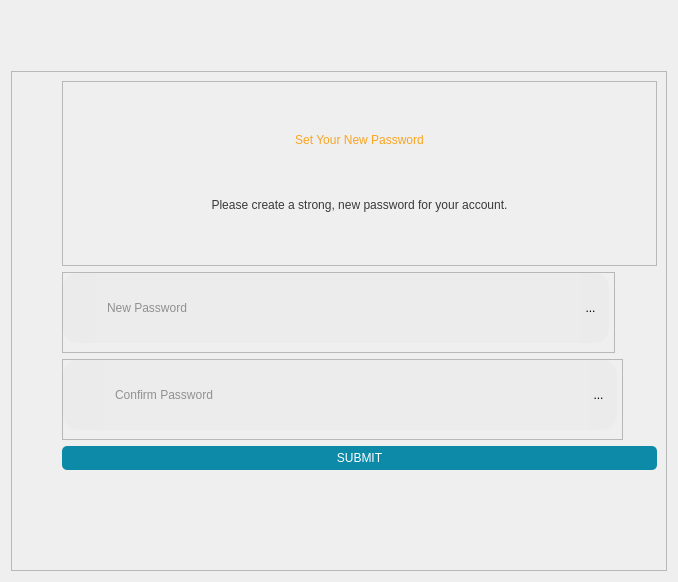
        <widget class="QWidget" name="newPassword">
         <layout class="QVBoxLayout" name="verticalLayout_13">
          <item alignment="Qt::AlignRight|Qt::AlignTop">
           <widget class="QPushButton" name="closeBtn">
            <property name="styleSheet">
             <string notr="true">#closeBtn{
	background:transparent;
	border:none;
}</string>
            </property>
            <property name="text">
             <string/>
            </property>
            <property name="icon">
             <iconset resource="../resource.qrc">
              <normaloff>:/Icons/Icons/close.png</normaloff>:/Icons/Icons/close.png</iconset>
            </property>
            <property name="iconSize">
             <size>
              <width>40</width>
              <height>40</height>
             </size>
            </property>
           </widget>
          </item>
          <item>
           <spacer name="verticalSpacer">
            <property name="orientation">
             <enum>Qt::Vertical</enum>
            </property>
            <property name="sizeHint" stdset="0">
             <size>
              <width>20</width>
              <height>40</height>
             </size>
            </property>
           </spacer>
          </item>
          <item>
           <widget class="QFrame" name="frame_13">
            <property name="sizePolicy">
             <sizepolicy hsizetype="Preferred" vsizetype="Fixed">
              <horstretch>0</horstretch>
              <verstretch>0</verstretch>
             </sizepolicy>
            </property>
            <property name="minimumSize">
             <size>
              <width>0</width>
              <height>500</height>
             </size>
            </property>
            <property name="styleSheet">
             <string notr="true">QLineEdit{
	border-radius:none;
	background-color:#ECECEC;
	font: 63 15pt &quot;Montserrat SemiBold&quot;;
	color:rgb(54,54,54);
	padding-left:10px;
}</string>
            </property>
            <property name="frameShape">
             <enum>QFrame::StyledPanel</enum>
            </property>
            <property name="frameShadow">
             <enum>QFrame::Raised</enum>
            </property>
            <layout class="QVBoxLayout" name="verticalLayout_12">
             <property name="leftMargin">
              <number>50</number>
             </property>
             <property name="bottomMargin">
              <number>100</number>
             </property>
             <item>
              <widget class="QFrame" name="frame_16">
               <property name="maximumSize">
                <size>
                 <width>598</width>
                 <height>16777215</height>
                </size>
               </property>
               <property name="frameShape">
                <enum>QFrame::StyledPanel</enum>
               </property>
               <property name="frameShadow">
                <enum>QFrame::Raised</enum>
               </property>
               <layout class="QVBoxLayout" name="verticalLayout_14">
                <property name="spacing">
                 <number>0</number>
                </property>
                <property name="leftMargin">
                 <number>0</number>
                </property>
                <property name="topMargin">
                 <number>0</number>
                </property>
                <property name="rightMargin">
                 <number>0</number>
                </property>
                <property name="bottomMargin">
                 <number>0</number>
                </property>
                <item>
                 <widget class="QLabel" name="label_11">
                  <property name="sizePolicy">
                   <sizepolicy hsizetype="Preferred" vsizetype="Fixed">
                    <horstretch>0</horstretch>
                    <verstretch>0</verstretch>
                   </sizepolicy>
                  </property>
                  <property name="styleSheet">
                   <string notr="true">font: 87 30pt &quot;Montserrat Black&quot;;
color:rgb(248, 165, 33);</string>
                  </property>
                  <property name="text">
                   <string>Set Your New Password</string>
                  </property>
                  <property name="alignment">
                   <set>Qt::AlignCenter</set>
                  </property>
                 </widget>
                </item>
                <item>
                 <widget class="QLabel" name="label_12">
                  <property name="sizePolicy">
                   <sizepolicy hsizetype="Preferred" vsizetype="Fixed">
                    <horstretch>0</horstretch>
                    <verstretch>0</verstretch>
                   </sizepolicy>
                  </property>
                  <property name="styleSheet">
                   <string notr="true">font: 63 12pt &quot;Montserrat SemiBold&quot;;
color:rgb(57, 57, 57);</string>
                  </property>
                  <property name="text">
                   <string>Please create a strong, new password for your account.</string>
                  </property>
                  <property name="alignment">
                   <set>Qt::AlignCenter</set>
                  </property>
                 </widget>
                </item>
               </layout>
              </widget>
             </item>
             <item alignment="Qt::AlignLeft">
              <widget class="QFrame" name="frame_14">
               <property name="sizePolicy">
                <sizepolicy hsizetype="Preferred" vsizetype="Fixed">
                 <horstretch>0</horstretch>
                 <verstretch>0</verstretch>
                </sizepolicy>
               </property>
               <property name="frameShape">
                <enum>QFrame::StyledPanel</enum>
               </property>
               <property name="frameShadow">
                <enum>QFrame::Raised</enum>
               </property>
               <layout class="QHBoxLayout" name="horizontalLayout_13">
                <property name="spacing">
                 <number>0</number>
                </property>
                <property name="leftMargin">
                 <number>0</number>
                </property>
                <property name="topMargin">
                 <number>0</number>
                </property>
                <property name="rightMargin">
                 <number>5</number>
                </property>
                <property name="bottomMargin">
                 <number>9</number>
                </property>
                <item>
                 <widget class="QFrame" name="newPassIcon">
                  <property name="sizePolicy">
                   <sizepolicy hsizetype="Fixed" vsizetype="Fixed">
                    <horstretch>0</horstretch>
                    <verstretch>0</verstretch>
                   </sizepolicy>
                  </property>
                  <property name="maximumSize">
                   <size>
                    <width>60</width>
                    <height>70</height>
                   </size>
                  </property>
                  <property name="styleSheet">
                   <string notr="true">background-color: rgb(235, 235, 235);
border-top-left-radius:15px;
border-bottom-left-radius:15px;</string>
                  </property>
                  <property name="frameShape">
                   <enum>QFrame::StyledPanel</enum>
                  </property>
                  <property name="frameShadow">
                   <enum>QFrame::Raised</enum>
                  </property>
                  <layout class="QHBoxLayout" name="horizontalLayout_14">
                   <property name="leftMargin">
                    <number>20</number>
                   </property>
                   <property name="topMargin">
                    <number>15</number>
                   </property>
                   <property name="rightMargin">
                    <number>5</number>
                   </property>
                   <property name="bottomMargin">
                    <number>15</number>
                   </property>
                   <item>
                    <widget class="QLabel" name="label_9">
                     <property name="text">
                      <string/>
                     </property>
                     <property name="pixmap">
                      <pixmap resource="../resource.qrc">:/Icons/Icons/lockIcon.png</pixmap>
                     </property>
                     <property name="scaledContents">
                      <bool>true</bool>
                     </property>
                    </widget>
                   </item>
                  </layout>
                 </widget>
                </item>
                <item>
                 <widget class="QLineEdit" name="newPass">
                  <property name="sizePolicy">
                   <sizepolicy hsizetype="Fixed" vsizetype="Fixed">
                    <horstretch>0</horstretch>
                    <verstretch>0</verstretch>
                   </sizepolicy>
                  </property>
                  <property name="minimumSize">
                   <size>
                    <width>486</width>
                    <height>70</height>
                   </size>
                  </property>
                  <property name="styleSheet">
                   <string notr="true"/>
                  </property>
                  <property name="echoMode">
                   <enum>QLineEdit::Password</enum>
                  </property>
                  <property name="placeholderText">
                   <string>New Password</string>
                  </property>
                 </widget>
                </item>
                <item>
                 <widget class="QFrame" name="togglePassFrame_2">
                  <property name="styleSheet">
                   <string notr="true">background-color: rgb(235, 235, 235);
border-top-right-radius:15px;
border-bottom-right-radius:15px;</string>
                  </property>
                  <property name="frameShape">
                   <enum>QFrame::StyledPanel</enum>
                  </property>
                  <property name="frameShadow">
                   <enum>QFrame::Raised</enum>
                  </property>
                  <layout class="QVBoxLayout" name="verticalLayout_16">
                   <property name="leftMargin">
                    <number>0</number>
                   </property>
                   <item>
                    <widget class="QToolButton" name="loginShowPass_2">
                     <property name="text">
                      <string>...</string>
                     </property>
                     <property name="icon">
                      <iconset>
                       <normaloff>../Icons/eye.png</normaloff>../Icons/eye.png</iconset>
                     </property>
                     <property name="iconSize">
                      <size>
                       <width>35</width>
                       <height>35</height>
                      </size>
                     </property>
                    </widget>
                   </item>
                  </layout>
                 </widget>
                </item>
               </layout>
              </widget>
             </item>
             <item alignment="Qt::AlignLeft">
              <widget class="QFrame" name="frame_15">
               <property name="sizePolicy">
                <sizepolicy hsizetype="Preferred" vsizetype="Fixed">
                 <horstretch>0</horstretch>
                 <verstretch>0</verstretch>
                </sizepolicy>
               </property>
               <property name="frameShape">
                <enum>QFrame::StyledPanel</enum>
               </property>
               <property name="frameShadow">
                <enum>QFrame::Raised</enum>
               </property>
               <layout class="QHBoxLayout" name="horizontalLayout_15">
                <property name="spacing">
                 <number>0</number>
                </property>
                <property name="leftMargin">
                 <number>0</number>
                </property>
                <property name="topMargin">
                 <number>0</number>
                </property>
                <property name="rightMargin">
                 <number>5</number>
                </property>
                <item>
                 <widget class="QFrame" name="confirmPassIcon">
                  <property name="sizePolicy">
                   <sizepolicy hsizetype="Fixed" vsizetype="Fixed">
                    <horstretch>0</horstretch>
                    <verstretch>0</verstretch>
                   </sizepolicy>
                  </property>
                  <property name="minimumSize">
                   <size>
                    <width>40</width>
                    <height>70</height>
                   </size>
                  </property>
                  <property name="maximumSize">
                   <size>
                    <width>60</width>
                    <height>70</height>
                   </size>
                  </property>
                  <property name="styleSheet">
                   <string notr="true">background-color: rgb(235, 235, 235);
border-top-left-radius:15px;
border-bottom-left-radius:15px;</string>
                  </property>
                  <property name="frameShape">
                   <enum>QFrame::StyledPanel</enum>
                  </property>
                  <property name="frameShadow">
                   <enum>QFrame::Raised</enum>
                  </property>
                  <layout class="QHBoxLayout" name="horizontalLayout_16">
                   <property name="leftMargin">
                    <number>20</number>
                   </property>
                   <property name="topMargin">
                    <number>15</number>
                   </property>
                   <property name="rightMargin">
                    <number>5</number>
                   </property>
                   <property name="bottomMargin">
                    <number>15</number>
                   </property>
                   <item>
                    <widget class="QLabel" name="label_10">
                     <property name="text">
                      <string/>
                     </property>
                     <property name="pixmap">
                      <pixmap resource="../resource.qrc">:/Icons/Icons/lockIcon.png</pixmap>
                     </property>
                     <property name="scaledContents">
                      <bool>true</bool>
                     </property>
                    </widget>
                   </item>
                  </layout>
                 </widget>
                </item>
                <item>
                 <widget class="QLineEdit" name="confirmPass">
                  <property name="sizePolicy">
                   <sizepolicy hsizetype="Fixed" vsizetype="Fixed">
                    <horstretch>0</horstretch>
                    <verstretch>0</verstretch>
                   </sizepolicy>
                  </property>
                  <property name="minimumSize">
                   <size>
                    <width>486</width>
                    <height>70</height>
                   </size>
                  </property>
                  <property name="echoMode">
                   <enum>QLineEdit::Password</enum>
                  </property>
                  <property name="dragEnabled">
                   <bool>false</bool>
                  </property>
                  <property name="placeholderText">
                   <string>Confirm Password</string>
                  </property>
                 </widget>
                </item>
                <item>
                 <widget class="QFrame" name="togglePassFrame_3">
                  <property name="styleSheet">
                   <string notr="true">background-color: rgb(235, 235, 235);
border-top-right-radius:15px;
border-bottom-right-radius:15px;</string>
                  </property>
                  <property name="frameShape">
                   <enum>QFrame::StyledPanel</enum>
                  </property>
                  <property name="frameShadow">
                   <enum>QFrame::Raised</enum>
                  </property>
                  <layout class="QVBoxLayout" name="verticalLayout_17">
                   <property name="leftMargin">
                    <number>0</number>
                   </property>
                   <item>
                    <widget class="QToolButton" name="loginShowPass_3">
                     <property name="text">
                      <string>...</string>
                     </property>
                     <property name="icon">
                      <iconset>
                       <normaloff>../Icons/eye.png</normaloff>../Icons/eye.png</iconset>
                     </property>
                     <property name="iconSize">
                      <size>
                       <width>35</width>
                       <height>35</height>
                      </size>
                     </property>
                    </widget>
                   </item>
                  </layout>
                 </widget>
                </item>
               </layout>
              </widget>
             </item>
             <item>
              <widget class="QPushButton" name="submitNewPass">
               <property name="sizePolicy">
                <sizepolicy hsizetype="Fixed" vsizetype="Fixed">
                 <horstretch>0</horstretch>
                 <verstretch>0</verstretch>
                </sizepolicy>
               </property>
               <property name="minimumSize">
                <size>
                 <width>595</width>
                 <height>0</height>
                </size>
               </property>
               <property name="styleSheet">
                <string notr="true">QPushButton{
	padding:5px;
	background-color:#0C8AA7;
	border:none;
	border-radius: 5px;
	font: 87 20pt &quot;Montserrat Black&quot;;
	color:rgb(255, 255, 255);
}</string>
               </property>
               <property name="text">
                <string>SUBMIT</string>
               </property>
              </widget>
             </item>
            </layout>
           </widget>
          </item>
         </layout>
        </widget>
